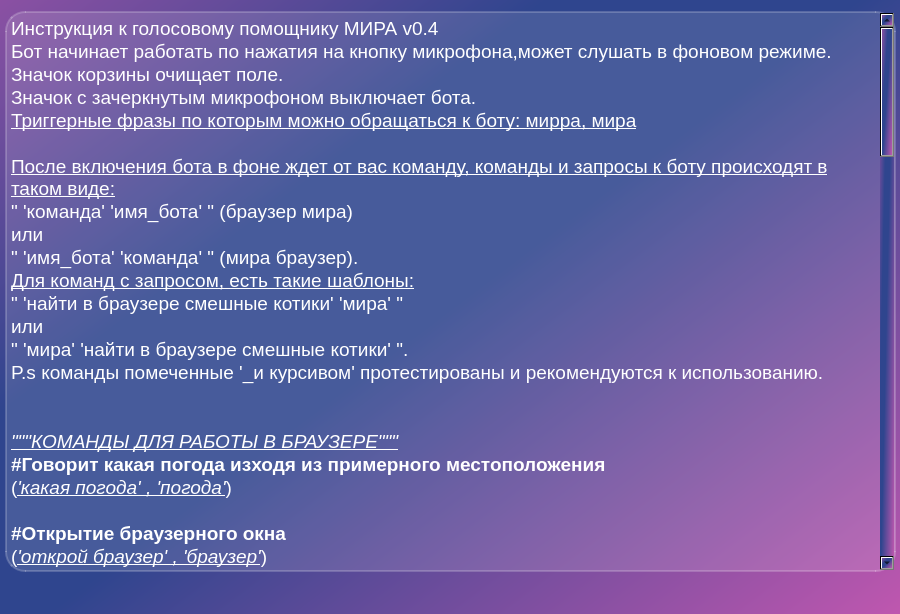
<?xml version="1.0" encoding="UTF-8"?>
<ui version="4.0">
 <class>Dialog</class>
 <widget class="QDialog" name="Dialog">
  <property name="geometry">
   <rect>
    <x>0</x>
    <y>0</y>
    <width>900</width>
    <height>614</height>
   </rect>
  </property>
  <property name="minimumSize">
   <size>
    <width>900</width>
    <height>614</height>
   </size>
  </property>
  <property name="maximumSize">
   <size>
    <width>900</width>
    <height>614</height>
   </size>
  </property>
  <property name="windowTitle">
   <string>Мира v0.4 Инструкция</string>
  </property>
  <property name="windowIcon">
   <iconset>
    <normaloff>:/icon/icons/radio_button_checked_FILL0_wght400_GRAD0_opsz48.png</normaloff>:/icon/icons/radio_button_checked_FILL0_wght400_GRAD0_opsz48.png</iconset>
  </property>
  <property name="styleSheet">
   <string notr="true">background-color:qlineargradient(spread:reflect, x1:0.380682, y1:0.443, x2:1, y2:1, stop:0.153409 rgba(47, 69, 142, 255), stop:1 rgba(191, 87, 175, 255));</string>
  </property>
  <widget class="QTextBrowser" name="info_textBrowser">
   <property name="geometry">
    <rect>
     <x>5</x>
     <y>11</y>
     <width>891</width>
     <height>561</height>
    </rect>
   </property>
   <property name="minimumSize">
    <size>
     <width>891</width>
     <height>561</height>
    </size>
   </property>
   <property name="maximumSize">
    <size>
     <width>891</width>
     <height>561</height>
    </size>
   </property>
   <property name="styleSheet">
    <string notr="true">QTextBrowser{
	background-color: rgba(255,255,255,30);
	border:2px solid rgba(255,255,255,50);
	font-size:14pt;
	border-radius: 20px;
	color:white;
}</string>
   </property>
   <property name="html">
    <string>&lt;!DOCTYPE HTML PUBLIC &quot;-//W3C//DTD HTML 4.0//EN&quot; &quot;http://www.w3.org/TR/REC-html40/strict.dtd&quot;&gt;
&lt;html&gt;&lt;head&gt;&lt;meta name=&quot;qrichtext&quot; content=&quot;1&quot; /&gt;&lt;meta charset=&quot;utf-8&quot; /&gt;&lt;style type=&quot;text/css&quot;&gt;
p, li { white-space: pre-wrap; }
hr { height: 1px; border-width: 0; }
li.unchecked::marker { content: &quot;\2610&quot;; }
li.checked::marker { content: &quot;\2612&quot;; }
&lt;/style&gt;&lt;/head&gt;&lt;body style=&quot; font-family:'Segoe UI'; font-size:14pt; font-weight:400; font-style:normal;&quot;&gt;
&lt;p style=&quot; margin-top:0px; margin-bottom:0px; margin-left:0px; margin-right:0px; -qt-block-indent:0; text-indent:0px;&quot;&gt;Инструкция к голосовому помощнику МИРА v0.4&lt;/p&gt;
&lt;p style=&quot; margin-top:0px; margin-bottom:0px; margin-left:0px; margin-right:0px; -qt-block-indent:0; text-indent:0px;&quot;&gt;Бот начинает работать по нажатия на кнопку микрофона,может слушать в фоновом режиме.&lt;/p&gt;
&lt;p style=&quot; margin-top:0px; margin-bottom:0px; margin-left:0px; margin-right:0px; -qt-block-indent:0; text-indent:0px;&quot;&gt;Значок корзины очищает поле.&lt;/p&gt;
&lt;p style=&quot; margin-top:0px; margin-bottom:0px; margin-left:0px; margin-right:0px; -qt-block-indent:0; text-indent:0px;&quot;&gt;Значок с зачеркнутым микрофоном выключает бота.&lt;/p&gt;
&lt;p style=&quot; margin-top:0px; margin-bottom:0px; margin-left:0px; margin-right:0px; -qt-block-indent:0; text-indent:0px;&quot;&gt;&lt;span style=&quot; text-decoration: underline;&quot;&gt;Триггерные фразы по которым можно обращаться к боту: мирра, мира&lt;/span&gt;&lt;/p&gt;
&lt;p style=&quot;-qt-paragraph-type:empty; margin-top:0px; margin-bottom:0px; margin-left:0px; margin-right:0px; -qt-block-indent:0; text-indent:0px;&quot;&gt;&lt;br /&gt;&lt;/p&gt;
&lt;p style=&quot; margin-top:0px; margin-bottom:0px; margin-left:0px; margin-right:0px; -qt-block-indent:0; text-indent:0px;&quot;&gt;&lt;span style=&quot; text-decoration: underline;&quot;&gt;После включения бота в фоне ждет от вас команду, команды и запросы к боту происходят в таком виде:&lt;/span&gt;&lt;/p&gt;
&lt;p style=&quot; margin-top:0px; margin-bottom:0px; margin-left:0px; margin-right:0px; -qt-block-indent:0; text-indent:0px;&quot;&gt;&amp;quot; 'команда' 'имя_бота' &amp;quot; (браузер мира)&lt;/p&gt;
&lt;p style=&quot; margin-top:0px; margin-bottom:0px; margin-left:0px; margin-right:0px; -qt-block-indent:0; text-indent:0px;&quot;&gt;или&lt;/p&gt;
&lt;p style=&quot; margin-top:0px; margin-bottom:0px; margin-left:0px; margin-right:0px; -qt-block-indent:0; text-indent:0px;&quot;&gt;&amp;quot; 'имя_бота' 'команда' &amp;quot; (мира браузер).&lt;/p&gt;
&lt;p style=&quot; margin-top:0px; margin-bottom:0px; margin-left:0px; margin-right:0px; -qt-block-indent:0; text-indent:0px;&quot;&gt;&lt;span style=&quot; text-decoration: underline;&quot;&gt;Для команд с запросом, есть такие шаблоны:&lt;/span&gt;&lt;/p&gt;
&lt;p style=&quot; margin-top:0px; margin-bottom:0px; margin-left:0px; margin-right:0px; -qt-block-indent:0; text-indent:0px;&quot;&gt;&amp;quot; 'найти в браузере смешные котики' 'мира' &amp;quot;&lt;/p&gt;
&lt;p style=&quot; margin-top:0px; margin-bottom:0px; margin-left:0px; margin-right:0px; -qt-block-indent:0; text-indent:0px;&quot;&gt;или&lt;/p&gt;
&lt;p style=&quot; margin-top:0px; margin-bottom:0px; margin-left:0px; margin-right:0px; -qt-block-indent:0; text-indent:0px;&quot;&gt;&amp;quot; 'мира' 'найти в браузере смешные котики' &amp;quot;.&lt;/p&gt;
&lt;p style=&quot; margin-top:0px; margin-bottom:0px; margin-left:0px; margin-right:0px; -qt-block-indent:0; text-indent:0px;&quot;&gt;P.s команды помеченные '_и курсивом' протестированы и рекомендуются к использованию.&lt;/p&gt;
&lt;p style=&quot;-qt-paragraph-type:empty; margin-top:0px; margin-bottom:0px; margin-left:0px; margin-right:0px; -qt-block-indent:0; text-indent:0px;&quot;&gt;&lt;br /&gt;&lt;/p&gt;
&lt;p style=&quot;-qt-paragraph-type:empty; margin-top:0px; margin-bottom:0px; margin-left:0px; margin-right:0px; -qt-block-indent:0; text-indent:0px;&quot;&gt;&lt;br /&gt;&lt;/p&gt;
&lt;p style=&quot; margin-top:0px; margin-bottom:0px; margin-left:0px; margin-right:0px; -qt-block-indent:0; text-indent:0px;&quot;&gt;&lt;span style=&quot; font-style:italic; text-decoration: underline;&quot;&gt;&amp;quot;&amp;quot;&amp;quot;КОМАНДЫ ДЛЯ РАБОТЫ В БРАУЗЕРЕ&amp;quot;&amp;quot;&amp;quot;&lt;/span&gt;&lt;/p&gt;
&lt;p style=&quot; margin-top:0px; margin-bottom:0px; margin-left:0px; margin-right:0px; -qt-block-indent:0; text-indent:0px;&quot;&gt;&lt;span style=&quot; font-weight:700;&quot;&gt;#Говорит какая погода изходя из примерного местоположения&lt;/span&gt;&lt;/p&gt;
&lt;p style=&quot; margin-top:0px; margin-bottom:0px; margin-left:0px; margin-right:0px; -qt-block-indent:0; text-indent:0px;&quot;&gt;(&lt;span style=&quot; font-style:italic; text-decoration: underline;&quot;&gt;'какая погода' , 'погода'&lt;/span&gt;)&lt;/p&gt;
&lt;p style=&quot;-qt-paragraph-type:empty; margin-top:0px; margin-bottom:0px; margin-left:0px; margin-right:0px; -qt-block-indent:0; text-indent:0px;&quot;&gt;&lt;br /&gt;&lt;/p&gt;
&lt;p style=&quot; margin-top:0px; margin-bottom:0px; margin-left:0px; margin-right:0px; -qt-block-indent:0; text-indent:0px;&quot;&gt;&lt;span style=&quot; font-weight:700;&quot;&gt;#Открытие браузерного окна&lt;/span&gt;&lt;/p&gt;
&lt;p style=&quot; margin-top:0px; margin-bottom:0px; margin-left:0px; margin-right:0px; -qt-block-indent:0; text-indent:0px;&quot;&gt;(&lt;span style=&quot; font-style:italic; text-decoration: underline;&quot;&gt;'открой браузер' , 'браузер'&lt;/span&gt;)&lt;/p&gt;
&lt;p style=&quot;-qt-paragraph-type:empty; margin-top:0px; margin-bottom:0px; margin-left:0px; margin-right:0px; -qt-block-indent:0; text-indent:0px;&quot;&gt;&lt;br /&gt;&lt;/p&gt;
&lt;p style=&quot; margin-top:0px; margin-bottom:0px; margin-left:0px; margin-right:0px; -qt-block-indent:0; text-indent:0px;&quot;&gt;&lt;span style=&quot; font-style:italic; text-decoration: underline;&quot;&gt;#Работа с вкладками и страницей&lt;/span&gt;&lt;/p&gt;
&lt;p style=&quot; margin-top:0px; margin-bottom:0px; margin-left:0px; margin-right:0px; -qt-block-indent:0; text-indent:0px;&quot;&gt;&lt;span style=&quot; font-weight:700;&quot;&gt;#Открытие новой вкладки&lt;/span&gt;&lt;/p&gt;
&lt;p style=&quot; margin-top:0px; margin-bottom:0px; margin-left:0px; margin-right:0px; -qt-block-indent:0; text-indent:0px;&quot;&gt;(&lt;span style=&quot; font-style:italic; text-decoration: underline;&quot;&gt;'новая вкладка'&lt;/span&gt;)&lt;/p&gt;
&lt;p style=&quot; margin-top:0px; margin-bottom:0px; margin-left:0px; margin-right:0px; -qt-block-indent:0; text-indent:0px;&quot;&gt;&lt;span style=&quot; font-weight:700;&quot;&gt;#Возвращает недавно закрытую вкладку&lt;/span&gt;&lt;/p&gt;
&lt;p style=&quot; margin-top:0px; margin-bottom:0px; margin-left:0px; margin-right:0px; -qt-block-indent:0; text-indent:0px;&quot;&gt;('верни' ,&lt;span style=&quot; font-style:italic; text-decoration: underline;&quot;&gt; 'верни вкладку'&lt;/span&gt;)&lt;/p&gt;
&lt;p style=&quot; margin-top:0px; margin-bottom:0px; margin-left:0px; margin-right:0px; -qt-block-indent:0; text-indent:0px;&quot;&gt;&lt;span style=&quot; font-weight:700;&quot;&gt;#Закрывает текущую вкладку&lt;/span&gt;&lt;/p&gt;
&lt;p style=&quot; margin-top:0px; margin-bottom:0px; margin-left:0px; margin-right:0px; -qt-block-indent:0; text-indent:0px;&quot;&gt;(&lt;span style=&quot; font-style:italic; text-decoration: underline;&quot;&gt;'закрой вкладку'&lt;/span&gt; , 'закрой')&lt;/p&gt;
&lt;p style=&quot; margin-top:0px; margin-bottom:0px; margin-left:0px; margin-right:0px; -qt-block-indent:0; text-indent:0px;&quot;&gt;&lt;span style=&quot; font-weight:700;&quot;&gt;#Включает печать страницы&lt;/span&gt;&lt;/p&gt;
&lt;p style=&quot; margin-top:0px; margin-bottom:0px; margin-left:0px; margin-right:0px; -qt-block-indent:0; text-indent:0px;&quot;&gt;('печать страницы' , &lt;span style=&quot; font-style:italic; text-decoration: underline;&quot;&gt;'печать'&lt;/span&gt;)'print_page принято',&lt;/p&gt;
&lt;p style=&quot; margin-top:0px; margin-bottom:0px; margin-left:0px; margin-right:0px; -qt-block-indent:0; text-indent:0px;&quot;&gt;&lt;span style=&quot; font-weight:700;&quot;&gt;#Возвращает на страницу назад&lt;/span&gt;&lt;/p&gt;
&lt;p style=&quot; margin-top:0px; margin-bottom:0px; margin-left:0px; margin-right:0px; -qt-block-indent:0; text-indent:0px;&quot;&gt;(&lt;span style=&quot; font-style:italic; text-decoration: underline;&quot;&gt;'прошлая вкладка'&lt;/span&gt;)&lt;/p&gt;
&lt;p style=&quot;-qt-paragraph-type:empty; margin-top:0px; margin-bottom:0px; margin-left:0px; margin-right:0px; -qt-block-indent:0; text-indent:0px;&quot;&gt;&lt;br /&gt;&lt;/p&gt;
&lt;p style=&quot; margin-top:0px; margin-bottom:0px; margin-left:0px; margin-right:0px; -qt-block-indent:0; text-indent:0px;&quot;&gt;&lt;span style=&quot; font-weight:700;&quot;&gt;#Поиск в браузере &lt;/span&gt;&lt;/p&gt;
&lt;p style=&quot; margin-top:0px; margin-bottom:0px; margin-left:0px; margin-right:0px; -qt-block-indent:0; text-indent:0px;&quot;&gt;(&lt;span style=&quot; font-style:italic; text-decoration: underline;&quot;&gt;'найти в браузере('что требуется найти'&lt;/span&gt;)','найди в браузере('что требуется найти')')&lt;/p&gt;
&lt;p style=&quot; margin-top:0px; margin-bottom:0px; margin-left:0px; margin-right:0px; -qt-block-indent:0; text-indent:0px;&quot;&gt;&lt;span style=&quot; font-style:italic; text-decoration: underline;&quot;&gt;Пример:&lt;/span&gt;&lt;span style=&quot; text-decoration: underline;&quot;&gt; 'мира найди в браузере смешные котики'&lt;/span&gt;&lt;/p&gt;
&lt;p style=&quot;-qt-paragraph-type:empty; margin-top:0px; margin-bottom:0px; margin-left:0px; margin-right:0px; -qt-block-indent:0; text-indent:0px;&quot;&gt;&lt;br /&gt;&lt;/p&gt;
&lt;p style=&quot; margin-top:0px; margin-bottom:0px; margin-left:0px; margin-right:0px; -qt-block-indent:0; text-indent:0px;&quot;&gt;&lt;span style=&quot; font-weight:700;&quot;&gt;#Поиск видео в ютюб &lt;/span&gt;&lt;/p&gt;
&lt;p style=&quot; margin-top:0px; margin-bottom:0px; margin-left:0px; margin-right:0px; -qt-block-indent:0; text-indent:0px;&quot;&gt;('найти в ютуб('что требуется найти')' ,&lt;span style=&quot; font-style:italic; text-decoration: underline;&quot;&gt; 'найди в ютубе('что требуется найти')&lt;/span&gt;')&lt;/p&gt;
&lt;p style=&quot; margin-top:0px; margin-bottom:0px; margin-left:0px; margin-right:0px; -qt-block-indent:0; text-indent:0px;&quot;&gt;&lt;span style=&quot; font-style:italic; text-decoration: underline;&quot;&gt;Пример:&lt;/span&gt; 'мира найди в ютубе бесконечность не предел'&lt;/p&gt;
&lt;p style=&quot;-qt-paragraph-type:empty; margin-top:0px; margin-bottom:0px; margin-left:0px; margin-right:0px; -qt-block-indent:0; text-indent:0px;&quot;&gt;&lt;br /&gt;&lt;/p&gt;
&lt;p style=&quot; margin-top:0px; margin-bottom:0px; margin-left:0px; margin-right:0px; -qt-block-indent:0; text-indent:0px;&quot;&gt;&lt;span style=&quot; font-style:italic; text-decoration: underline;&quot;&gt;#Управление плеером YouTube(важно находится на открой странице, с просматриваемым видео)&lt;/span&gt;&lt;/p&gt;
&lt;p style=&quot; margin-top:0px; margin-bottom:0px; margin-left:0px; margin-right:0px; -qt-block-indent:0; text-indent:0px;&quot;&gt;&lt;span style=&quot; font-weight:700;&quot;&gt;#Воспроизводит и останавливает видео&lt;/span&gt;&lt;/p&gt;
&lt;p style=&quot; margin-top:0px; margin-bottom:0px; margin-left:0px; margin-right:0px; -qt-block-indent:0; text-indent:0px;&quot;&gt;(&lt;span style=&quot; font-style:italic; text-decoration: underline;&quot;&gt;'пуск','стоп'&lt;/span&gt;)&lt;/p&gt;
&lt;p style=&quot; margin-top:0px; margin-bottom:0px; margin-left:0px; margin-right:0px; -qt-block-indent:0; text-indent:0px;&quot;&gt;&lt;span style=&quot; font-weight:700;&quot;&gt;#Включает/отключает полноэкранный режим&lt;/span&gt;&lt;/p&gt;
&lt;p style=&quot; margin-top:0px; margin-bottom:0px; margin-left:0px; margin-right:0px; -qt-block-indent:0; text-indent:0px;&quot;&gt;('полный экран' , &lt;span style=&quot; font-style:italic; text-decoration: underline;&quot;&gt;'экран'&lt;/span&gt;)&lt;/p&gt;
&lt;p style=&quot; margin-top:0px; margin-bottom:0px; margin-left:0px; margin-right:0px; -qt-block-indent:0; text-indent:0px;&quot;&gt;&lt;span style=&quot; font-weight:700;&quot;&gt;#Включает/отключает звук на плеере&lt;/span&gt;&lt;/p&gt;
&lt;p style=&quot; margin-top:0px; margin-bottom:0px; margin-left:0px; margin-right:0px; -qt-block-indent:0; text-indent:0px;&quot;&gt;(&lt;span style=&quot; font-style:italic; text-decoration: underline;&quot;&gt;'включи звук' , 'отключи звук'&lt;/span&gt;)&lt;/p&gt;
&lt;p style=&quot; margin-top:0px; margin-bottom:0px; margin-left:0px; margin-right:0px; -qt-block-indent:0; text-indent:0px;&quot;&gt;&lt;span style=&quot; font-weight:700;&quot;&gt;#10-ти секундная перемотка вперёд и назад&lt;/span&gt;&lt;/p&gt;
&lt;p style=&quot; margin-top:0px; margin-bottom:0px; margin-left:0px; margin-right:0px; -qt-block-indent:0; text-indent:0px;&quot;&gt;(&lt;span style=&quot; font-style:italic; text-decoration: underline;&quot;&gt;'перемотай вперёд'&lt;/span&gt; , 'перемотка вперёд')&lt;/p&gt;
&lt;p style=&quot; margin-top:0px; margin-bottom:0px; margin-left:0px; margin-right:0px; -qt-block-indent:0; text-indent:0px;&quot;&gt;(&lt;span style=&quot; font-style:italic; text-decoration: underline;&quot;&gt;'перемотай назад'&lt;/span&gt; , 'перемотка назад')&lt;/p&gt;
&lt;p style=&quot; margin-top:0px; margin-bottom:0px; margin-left:0px; margin-right:0px; -qt-block-indent:0; text-indent:0px;&quot;&gt;&lt;span style=&quot; font-weight:700;&quot;&gt;#Включает/отключает субтитры&lt;/span&gt;&lt;/p&gt;
&lt;p style=&quot; margin-top:0px; margin-bottom:0px; margin-left:0px; margin-right:0px; -qt-block-indent:0; text-indent:0px;&quot;&gt;(&lt;span style=&quot; font-style:italic; text-decoration: underline;&quot;&gt;'субтитры'&lt;/span&gt; , 'включи субтитры')&lt;/p&gt;
&lt;p style=&quot; margin-top:0px; margin-bottom:0px; margin-left:0px; margin-right:0px; -qt-block-indent:0; text-indent:0px;&quot;&gt;&lt;span style=&quot; font-weight:700;&quot;&gt;#Увеличивает/уменьшает скорость проигравывания видео&lt;/span&gt;&lt;/p&gt;
&lt;p style=&quot; margin-top:0px; margin-bottom:0px; margin-left:0px; margin-right:0px; -qt-block-indent:0; text-indent:0px;&quot;&gt;(&lt;span style=&quot; font-style:italic; text-decoration: underline;&quot;&gt;'увеличь скорость'&lt;/span&gt; , 'прибавь скорость' , 'увеличить скорость')&lt;/p&gt;
&lt;p style=&quot; margin-top:0px; margin-bottom:0px; margin-left:0px; margin-right:0px; -qt-block-indent:0; text-indent:0px;&quot;&gt;(&lt;span style=&quot; font-style:italic; text-decoration: underline;&quot;&gt;'уменьши скорость'&lt;/span&gt; , 'уменьшить скорость')&lt;/p&gt;
&lt;p style=&quot; margin-top:0px; margin-bottom:0px; margin-left:0px; margin-right:0px; -qt-block-indent:0; text-indent:0px;&quot;&gt;&lt;span style=&quot; font-weight:700;&quot;&gt;#Включает следующее видео рекомендованое от youtube&lt;/span&gt;&lt;/p&gt;
&lt;p style=&quot; margin-top:0px; margin-bottom:0px; margin-left:0px; margin-right:0px; -qt-block-indent:0; text-indent:0px;&quot;&gt;(&lt;span style=&quot; font-style:italic; text-decoration: underline;&quot;&gt;'следующие видео'&lt;/span&gt; , 'дальше')&lt;/p&gt;
&lt;p style=&quot; margin-top:0px; margin-bottom:0px; margin-left:0px; margin-right:0px; -qt-block-indent:0; text-indent:0px;&quot;&gt;&lt;span style=&quot; font-weight:700;&quot;&gt;#Перемативает видео на определенное кол-во %. (10-90)&lt;/span&gt;&lt;/p&gt;
&lt;p style=&quot; margin-top:0px; margin-bottom:0px; margin-left:0px; margin-right:0px; -qt-block-indent:0; text-indent:0px;&quot;&gt;('&lt;span style=&quot; font-style:italic; text-decoration: underline;&quot;&gt;время видео'&lt;/span&gt;)&lt;/p&gt;
&lt;p style=&quot; margin-top:0px; margin-bottom:0px; margin-left:0px; margin-right:0px; -qt-block-indent:0; text-indent:0px;&quot;&gt;&lt;span style=&quot; font-style:italic; text-decoration: underline;&quot;&gt;Пример: 'мира время видео двадцать процентов'&lt;/span&gt;&lt;/p&gt;
&lt;p style=&quot;-qt-paragraph-type:empty; margin-top:0px; margin-bottom:0px; margin-left:0px; margin-right:0px; -qt-block-indent:0; text-indent:0px; font-style:italic; text-decoration: underline;&quot;&gt;&lt;br /&gt;&lt;/p&gt;
&lt;p style=&quot; margin-top:0px; margin-bottom:0px; margin-left:0px; margin-right:0px; -qt-block-indent:0; text-indent:0px;&quot;&gt;&lt;span style=&quot; font-weight:700;&quot;&gt;#Имитирует левый клик мышкой&lt;/span&gt;&lt;/p&gt;
&lt;p style=&quot; margin-top:0px; margin-bottom:0px; margin-left:0px; margin-right:0px; -qt-block-indent:0; text-indent:0px;&quot;&gt;(&lt;span style=&quot; font-style:italic; text-decoration: underline;&quot;&gt;'нажми' , 'кликни'&lt;/span&gt;)&lt;/p&gt;
&lt;p style=&quot; margin-top:0px; margin-bottom:0px; margin-left:0px; margin-right:0px; -qt-block-indent:0; text-indent:0px;&quot;&gt;&lt;span style=&quot; font-weight:700;&quot;&gt;#Включает навигацию курсора мышки с помощью стрелочек&lt;/span&gt;&lt;/p&gt;
&lt;p style=&quot; margin-top:0px; margin-bottom:0px; margin-left:0px; margin-right:0px; -qt-block-indent:0; text-indent:0px;&quot;&gt;(&lt;span style=&quot; font-style:italic; text-decoration: underline;&quot;&gt;'включи управление курсором'&lt;/span&gt;)&lt;/p&gt;
&lt;p style=&quot;-qt-paragraph-type:empty; margin-top:0px; margin-bottom:0px; margin-left:0px; margin-right:0px; -qt-block-indent:0; text-indent:0px;&quot;&gt;&lt;br /&gt;&lt;/p&gt;
&lt;p style=&quot; margin-top:0px; margin-bottom:0px; margin-left:0px; margin-right:0px; -qt-block-indent:0; text-indent:0px;&quot;&gt;&lt;span style=&quot; font-weight:700;&quot;&gt;#Открывает меню для скриншота&lt;/span&gt;&lt;/p&gt;
&lt;p style=&quot; margin-top:0px; margin-bottom:0px; margin-left:0px; margin-right:0px; -qt-block-indent:0; text-indent:0px;&quot;&gt;(&lt;span style=&quot; font-style:italic; text-decoration: underline;&quot;&gt;'снимок' , 'снимок экрана'&lt;/span&gt;)&lt;/p&gt;
&lt;p style=&quot;-qt-paragraph-type:empty; margin-top:0px; margin-bottom:0px; margin-left:0px; margin-right:0px; -qt-block-indent:0; text-indent:0px;&quot;&gt;&lt;br /&gt;&lt;/p&gt;
&lt;p style=&quot; margin-top:0px; margin-bottom:0px; margin-left:0px; margin-right:0px; -qt-block-indent:0; text-indent:0px;&quot;&gt;#&lt;span style=&quot; font-weight:700;&quot;&gt;Имитирует нажатие клавиши Enter&lt;/span&gt;&lt;/p&gt;
&lt;p style=&quot; margin-top:0px; margin-bottom:0px; margin-left:0px; margin-right:0px; -qt-block-indent:0; text-indent:0px;&quot;&gt;(&lt;span style=&quot; font-style:italic; text-decoration: underline;&quot;&gt;'ввод' , 'подтверди'&lt;/span&gt;)&lt;/p&gt;
&lt;p style=&quot;-qt-paragraph-type:empty; margin-top:0px; margin-bottom:0px; margin-left:0px; margin-right:0px; -qt-block-indent:0; text-indent:0px;&quot;&gt;&lt;br /&gt;&lt;/p&gt;
&lt;p style=&quot; margin-top:0px; margin-bottom:0px; margin-left:0px; margin-right:0px; -qt-block-indent:0; text-indent:0px;&quot;&gt;&lt;span style=&quot; font-weight:700;&quot;&gt;#Включает поиск человека по ФИО или ФИ&lt;/span&gt;&lt;/p&gt;
&lt;p style=&quot; margin-top:0px; margin-bottom:0px; margin-left:0px; margin-right:0px; -qt-block-indent:0; text-indent:0px;&quot;&gt;(&lt;span style=&quot; font-style:italic; text-decoration: underline;&quot;&gt;'найти человека'&lt;/span&gt;)&lt;/p&gt;
&lt;p style=&quot; margin-top:0px; margin-bottom:0px; margin-left:0px; margin-right:0px; -qt-block-indent:0; text-indent:0px;&quot;&gt;&lt;span style=&quot; font-style:italic; text-decoration: underline;&quot;&gt;Пример:&lt;/span&gt; 'мира найти человека дмитрий козлов'&lt;/p&gt;
&lt;p style=&quot;-qt-paragraph-type:empty; margin-top:0px; margin-bottom:0px; margin-left:0px; margin-right:0px; -qt-block-indent:0; text-indent:0px;&quot;&gt;&lt;br /&gt;&lt;/p&gt;
&lt;p style=&quot; margin-top:0px; margin-bottom:0px; margin-left:0px; margin-right:0px; -qt-block-indent:0; text-indent:0px;&quot;&gt;&lt;span style=&quot; font-weight:700;&quot;&gt;#Переводит предложение с англ на рус и озвучивает его&lt;/span&gt;&lt;/p&gt;
&lt;p style=&quot; margin-top:0px; margin-bottom:0px; margin-left:0px; margin-right:0px; -qt-block-indent:0; text-indent:0px;&quot;&gt;(&lt;span style=&quot; font-style:italic; text-decoration: underline;&quot;&gt;'переведи'&lt;/span&gt; , 'перевод')&lt;/p&gt;
&lt;p style=&quot; margin-top:0px; margin-bottom:0px; margin-left:0px; margin-right:0px; -qt-block-indent:0; text-indent:0px;&quot;&gt;&lt;span style=&quot; font-style:italic; text-decoration: underline;&quot;&gt;Пример:&lt;/span&gt; 'мира переведи у нас украли яблоки'&lt;/p&gt;
&lt;p style=&quot;-qt-paragraph-type:empty; margin-top:0px; margin-bottom:0px; margin-left:0px; margin-right:0px; -qt-block-indent:0; text-indent:0px;&quot;&gt;&lt;br /&gt;&lt;/p&gt;
&lt;p style=&quot; margin-top:0px; margin-bottom:0px; margin-left:0px; margin-right:0px; -qt-block-indent:0; text-indent:0px;&quot;&gt;&lt;span style=&quot; font-weight:700;&quot;&gt;#Поиск в википедии что, кто?&lt;/span&gt;&lt;/p&gt;
&lt;p style=&quot; margin-top:0px; margin-bottom:0px; margin-left:0px; margin-right:0px; -qt-block-indent:0; text-indent:0px;&quot;&gt;(&lt;span style=&quot; font-style:italic; text-decoration: underline;&quot;&gt;'что такое' , 'кто такой' &lt;/span&gt;, 'что значит')&lt;/p&gt;
&lt;p style=&quot; margin-top:0px; margin-bottom:0px; margin-left:0px; margin-right:0px; -qt-block-indent:0; text-indent:0px;&quot;&gt;&lt;span style=&quot; font-style:italic; text-decoration: underline;&quot;&gt;Пример:&lt;/span&gt; 'мира что такое небо'&lt;/p&gt;
&lt;p style=&quot;-qt-paragraph-type:empty; margin-top:0px; margin-bottom:0px; margin-left:0px; margin-right:0px; -qt-block-indent:0; text-indent:0px;&quot;&gt;&lt;br /&gt;&lt;/p&gt;
&lt;p style=&quot; margin-top:0px; margin-bottom:0px; margin-left:0px; margin-right:0px; -qt-block-indent:0; text-indent:0px;&quot;&gt;&lt;span style=&quot; font-weight:700;&quot;&gt;#Включение музыки (Если не указать какую песню найти, включит на свой вкус)&lt;/span&gt;&lt;/p&gt;
&lt;p style=&quot; margin-top:0px; margin-bottom:0px; margin-left:0px; margin-right:0px; -qt-block-indent:0; text-indent:0px;&quot;&gt;(&lt;span style=&quot; font-style:italic; text-decoration: underline;&quot;&gt;'музыка' , 'включи музыку'&lt;/span&gt;)&lt;/p&gt;
&lt;p style=&quot; margin-top:0px; margin-bottom:0px; margin-left:0px; margin-right:0px; -qt-block-indent:0; text-indent:0px;&quot;&gt;&lt;span style=&quot; font-style:italic; text-decoration: underline;&quot;&gt;Пример:&lt;/span&gt; 'мира включи музыку кино группа крови' или 'мира музыка'(включит на свой вкус)&lt;/p&gt;
&lt;p style=&quot;-qt-paragraph-type:empty; margin-top:0px; margin-bottom:0px; margin-left:0px; margin-right:0px; -qt-block-indent:0; text-indent:0px;&quot;&gt;&lt;br /&gt;&lt;/p&gt;
&lt;p style=&quot; margin-top:0px; margin-bottom:0px; margin-left:0px; margin-right:0px; -qt-block-indent:0; text-indent:0px;&quot;&gt;&lt;span style=&quot; font-weight:700;&quot;&gt;#Открывает почту&lt;/span&gt;&lt;/p&gt;
&lt;p style=&quot; margin-top:0px; margin-bottom:0px; margin-left:0px; margin-right:0px; -qt-block-indent:0; text-indent:0px;&quot;&gt;('почта' , &lt;span style=&quot; font-style:italic; text-decoration: underline;&quot;&gt;'открой почту'&lt;/span&gt;)&lt;/p&gt;
&lt;p style=&quot;-qt-paragraph-type:empty; margin-top:0px; margin-bottom:0px; margin-left:0px; margin-right:0px; -qt-block-indent:0; text-indent:0px;&quot;&gt;&lt;br /&gt;&lt;/p&gt;
&lt;p style=&quot; margin-top:0px; margin-bottom:0px; margin-left:0px; margin-right:0px; -qt-block-indent:0; text-indent:0px;&quot;&gt;&lt;span style=&quot; font-weight:700;&quot;&gt;#Открытие окна для отправки сообщений на почте&lt;/span&gt;&lt;/p&gt;
&lt;p style=&quot; margin-top:0px; margin-bottom:0px; margin-left:0px; margin-right:0px; -qt-block-indent:0; text-indent:0px;&quot;&gt;('отправить письмо' , &lt;span style=&quot; font-style:italic; text-decoration: underline;&quot;&gt;'написать письмо'&lt;/span&gt;)&lt;/p&gt;
&lt;p style=&quot;-qt-paragraph-type:empty; margin-top:0px; margin-bottom:0px; margin-left:0px; margin-right:0px; -qt-block-indent:0; text-indent:0px;&quot;&gt;&lt;br /&gt;&lt;/p&gt;
&lt;p style=&quot; margin-top:0px; margin-bottom:0px; margin-left:0px; margin-right:0px; -qt-block-indent:0; text-indent:0px;&quot;&gt;&lt;span style=&quot; font-weight:700;&quot;&gt;#Открывает сайт с новостями из мира технологий из прочитывает заголовки&lt;/span&gt;&lt;/p&gt;
&lt;p style=&quot; margin-top:0px; margin-bottom:0px; margin-left:0px; margin-right:0px; -qt-block-indent:0; text-indent:0px;&quot;&gt;('новости' , &lt;span style=&quot; font-style:italic; text-decoration: underline;&quot;&gt;'открой новости'&lt;/span&gt;)&lt;/p&gt;
&lt;p style=&quot;-qt-paragraph-type:empty; margin-top:0px; margin-bottom:0px; margin-left:0px; margin-right:0px; -qt-block-indent:0; text-indent:0px;&quot;&gt;&lt;br /&gt;&lt;/p&gt;
&lt;p style=&quot; margin-top:0px; margin-bottom:0px; margin-left:0px; margin-right:0px; -qt-block-indent:0; text-indent:0px;&quot;&gt;&lt;span style=&quot; font-weight:700;&quot;&gt;#Включает сайт для выбора и просмотра фильмов из фильмотеки&lt;/span&gt;&lt;/p&gt;
&lt;p style=&quot; margin-top:0px; margin-bottom:0px; margin-left:0px; margin-right:0px; -qt-block-indent:0; text-indent:0px;&quot;&gt;(&lt;span style=&quot; font-style:italic; text-decoration: underline;&quot;&gt;'хочу посмотреть фильм'&lt;/span&gt;,'фильм')&lt;/p&gt;
&lt;p style=&quot;-qt-paragraph-type:empty; margin-top:0px; margin-bottom:0px; margin-left:0px; margin-right:0px; -qt-block-indent:0; text-indent:0px;&quot;&gt;&lt;br /&gt;&lt;/p&gt;
&lt;p style=&quot; margin-top:0px; margin-bottom:0px; margin-left:0px; margin-right:0px; -qt-block-indent:0; text-indent:0px;&quot;&gt;&lt;span style=&quot; font-weight:700;&quot;&gt;#Включает сайт для выбора и просмотра мультипликации из мультитеки&lt;/span&gt;&lt;/p&gt;
&lt;p style=&quot; margin-top:0px; margin-bottom:0px; margin-left:0px; margin-right:0px; -qt-block-indent:0; text-indent:0px;&quot;&gt;(&lt;span style=&quot; font-style:italic; text-decoration: underline;&quot;&gt;'мультик'&lt;/span&gt;,'включи мультик')&lt;/p&gt;
&lt;p style=&quot;-qt-paragraph-type:empty; margin-top:0px; margin-bottom:0px; margin-left:0px; margin-right:0px; -qt-block-indent:0; text-indent:0px;&quot;&gt;&lt;br /&gt;&lt;/p&gt;
&lt;p style=&quot; margin-top:0px; margin-bottom:0px; margin-left:0px; margin-right:0px; -qt-block-indent:0; text-indent:0px;&quot;&gt;&lt;span style=&quot; font-weight:700;&quot;&gt;#Поиск мест на карте&lt;/span&gt;&lt;/p&gt;
&lt;p style=&quot; margin-top:0px; margin-bottom:0px; margin-left:0px; margin-right:0px; -qt-block-indent:0; text-indent:0px;&quot;&gt;(&lt;span style=&quot; font-style:italic; text-decoration: underline;&quot;&gt;'найди на карте'&lt;/span&gt;)&lt;/p&gt;
&lt;p style=&quot; margin-top:0px; margin-bottom:0px; margin-left:0px; margin-right:0px; -qt-block-indent:0; text-indent:0px;&quot;&gt;&lt;span style=&quot; font-style:italic; text-decoration: underline;&quot;&gt;Пример:&lt;/span&gt; 'мира найди на карте рестораны в москве','мира найди на карте где можно погулять в самаре'&lt;/p&gt;
&lt;p style=&quot;-qt-paragraph-type:empty; margin-top:0px; margin-bottom:0px; margin-left:0px; margin-right:0px; -qt-block-indent:0; text-indent:0px;&quot;&gt;&lt;br /&gt;&lt;/p&gt;
&lt;p style=&quot; margin-top:0px; margin-bottom:0px; margin-left:0px; margin-right:0px; -qt-block-indent:0; text-indent:0px;&quot;&gt;&lt;span style=&quot; font-weight:700;&quot;&gt;#Открывает сайт с гостиницами&lt;/span&gt;&lt;/p&gt;
&lt;p style=&quot; margin-top:0px; margin-bottom:0px; margin-left:0px; margin-right:0px; -qt-block-indent:0; text-indent:0px;&quot;&gt;(&lt;span style=&quot; font-style:italic; text-decoration: underline;&quot;&gt;'гостиницы' &lt;/span&gt;, 'отели')&lt;/p&gt;
&lt;p style=&quot;-qt-paragraph-type:empty; margin-top:0px; margin-bottom:0px; margin-left:0px; margin-right:0px; -qt-block-indent:0; text-indent:0px;&quot;&gt;&lt;br /&gt;&lt;/p&gt;
&lt;p style=&quot; margin-top:0px; margin-bottom:0px; margin-left:0px; margin-right:0px; -qt-block-indent:0; text-indent:0px;&quot;&gt;&lt;span style=&quot; font-weight:700;&quot;&gt;#Скролит страницу вниз/вверх&lt;/span&gt;&lt;/p&gt;
&lt;p style=&quot; margin-top:0px; margin-bottom:0px; margin-left:0px; margin-right:0px; -qt-block-indent:0; text-indent:0px;&quot;&gt;('прокрутка вниз' , &lt;span style=&quot; font-style:italic; text-decoration: underline;&quot;&gt;'вниз'&lt;/span&gt;)&lt;/p&gt;
&lt;p style=&quot; margin-top:0px; margin-bottom:0px; margin-left:0px; margin-right:0px; -qt-block-indent:0; text-indent:0px;&quot;&gt;('прокрутка вверх' , &lt;span style=&quot; font-style:italic; text-decoration: underline;&quot;&gt;'вверх'&lt;/span&gt;)&lt;/p&gt;
&lt;p style=&quot;-qt-paragraph-type:empty; margin-top:0px; margin-bottom:0px; margin-left:0px; margin-right:0px; -qt-block-indent:0; text-indent:0px;&quot;&gt;&lt;br /&gt;&lt;/p&gt;
&lt;p style=&quot;-qt-paragraph-type:empty; margin-top:0px; margin-bottom:0px; margin-left:0px; margin-right:0px; -qt-block-indent:0; text-indent:0px;&quot;&gt;&lt;br /&gt;&lt;/p&gt;
&lt;p style=&quot;-qt-paragraph-type:empty; margin-top:0px; margin-bottom:0px; margin-left:0px; margin-right:0px; -qt-block-indent:0; text-indent:0px;&quot;&gt;&lt;br /&gt;&lt;/p&gt;
&lt;p style=&quot; margin-top:0px; margin-bottom:0px; margin-left:0px; margin-right:0px; -qt-block-indent:0; text-indent:0px;&quot;&gt;&lt;span style=&quot; font-style:italic; text-decoration: underline;&quot;&gt;&amp;quot;&amp;quot;&amp;quot;КОМАНДЫ СВЯЗАННЫЕ С РАБОТОЙ ОС&amp;quot;&amp;quot;&amp;quot;&lt;/span&gt;&lt;/p&gt;
&lt;p style=&quot; margin-top:0px; margin-bottom:0px; margin-left:0px; margin-right:0px; -qt-block-indent:0; text-indent:0px;&quot;&gt;&lt;span style=&quot; font-weight:700;&quot;&gt;#Открытие игр, пока открывает только стим по умолчанию&lt;/span&gt;&lt;/p&gt;
&lt;p style=&quot; margin-top:0px; margin-bottom:0px; margin-left:0px; margin-right:0px; -qt-block-indent:0; text-indent:0px;&quot;&gt;('игры'&lt;span style=&quot; font-style:italic; text-decoration: underline;&quot;&gt;,'библиотека игр'&lt;/span&gt;)&lt;/p&gt;
&lt;p style=&quot;-qt-paragraph-type:empty; margin-top:0px; margin-bottom:0px; margin-left:0px; margin-right:0px; -qt-block-indent:0; text-indent:0px;&quot;&gt;&lt;br /&gt;&lt;/p&gt;
&lt;p style=&quot; margin-top:0px; margin-bottom:0px; margin-left:0px; margin-right:0px; -qt-block-indent:0; text-indent:0px;&quot;&gt;&lt;span style=&quot; font-weight:700;&quot;&gt;#Открытие заранее записаных приложений&lt;/span&gt;&lt;/p&gt;
&lt;p style=&quot; margin-top:0px; margin-bottom:0px; margin-left:0px; margin-right:0px; -qt-block-indent:0; text-indent:0px;&quot;&gt;('запусти приложение' ,&lt;span style=&quot; font-style:italic; text-decoration: underline;&quot;&gt; 'запусти'&lt;/span&gt;)&lt;/p&gt;
&lt;p style=&quot; margin-top:0px; margin-bottom:0px; margin-left:0px; margin-right:0px; -qt-block-indent:0; text-indent:0px;&quot;&gt;&lt;span style=&quot; font-style:italic; text-decoration: underline;&quot;&gt;Пример:&lt;/span&gt; 'мира запусти телеграмм'&lt;/p&gt;
&lt;p style=&quot; margin-top:0px; margin-bottom:0px; margin-left:0px; margin-right:0px; -qt-block-indent:0; text-indent:0px;&quot;&gt;&lt;span style=&quot; text-decoration: underline;&quot;&gt;Список приложений на данный момент и их команд для вызова:&lt;/span&gt;&lt;/p&gt;
&lt;p style=&quot; margin-top:0px; margin-bottom:0px; margin-left:0px; margin-right:0px; -qt-block-indent:0; text-indent:0px;&quot;&gt;&lt;span style=&quot; text-decoration: underline;&quot;&gt;'команда':'название приложения',&lt;/span&gt;&lt;/p&gt;
&lt;p style=&quot; margin-top:0px; margin-bottom:0px; margin-left:0px; margin-right:0px; -qt-block-indent:0; text-indent:0px;&quot;&gt;'стим':'steam'&lt;/p&gt;
&lt;p style=&quot; margin-top:0px; margin-bottom:0px; margin-left:0px; margin-right:0px; -qt-block-indent:0; text-indent:0px;&quot;&gt;'дискорд':'Discord',&lt;/p&gt;
&lt;p style=&quot; margin-top:0px; margin-bottom:0px; margin-left:0px; margin-right:0px; -qt-block-indent:0; text-indent:0px;&quot;&gt;'телеграмм':'Telegram',&lt;/p&gt;
&lt;p style=&quot; margin-top:0px; margin-bottom:0px; margin-left:0px; margin-right:0px; -qt-block-indent:0; text-indent:0px;&quot;&gt;'телегу':'Telegram',&lt;/p&gt;
&lt;p style=&quot; margin-top:0px; margin-bottom:0px; margin-left:0px; margin-right:0px; -qt-block-indent:0; text-indent:0px;&quot;&gt;'калькулятор':&amp;quot;&amp;quot;,&lt;/p&gt;
&lt;p style=&quot; margin-top:0px; margin-bottom:0px; margin-left:0px; margin-right:0px; -qt-block-indent:0; text-indent:0px;&quot;&gt;'вконтакте':'',&lt;/p&gt;
&lt;p style=&quot; margin-top:0px; margin-bottom:0px; margin-left:0px; margin-right:0px; -qt-block-indent:0; text-indent:0px;&quot;&gt;'проводник':'',&lt;/p&gt;
&lt;p style=&quot; margin-top:0px; margin-bottom:0px; margin-left:0px; margin-right:0px; -qt-block-indent:0; text-indent:0px;&quot;&gt;'документ ворд':'WINWORD',&lt;/p&gt;
&lt;p style=&quot; margin-top:0px; margin-bottom:0px; margin-left:0px; margin-right:0px; -qt-block-indent:0; text-indent:0px;&quot;&gt;'документ':'WINWORD',&lt;/p&gt;
&lt;p style=&quot; margin-top:0px; margin-bottom:0px; margin-left:0px; margin-right:0px; -qt-block-indent:0; text-indent:0px;&quot;&gt;'презентацию':'POWERPNT',&lt;/p&gt;
&lt;p style=&quot; margin-top:0px; margin-bottom:0px; margin-left:0px; margin-right:0px; -qt-block-indent:0; text-indent:0px;&quot;&gt;'презентации':'POWERPNT',&lt;/p&gt;
&lt;p style=&quot; margin-top:0px; margin-bottom:0px; margin-left:0px; margin-right:0px; -qt-block-indent:0; text-indent:0px;&quot;&gt;'эксель':'EXCEL',&lt;/p&gt;
&lt;p style=&quot; margin-top:0px; margin-bottom:0px; margin-left:0px; margin-right:0px; -qt-block-indent:0; text-indent:0px;&quot;&gt;'таблицу':'EXCEL',&lt;/p&gt;
&lt;p style=&quot; margin-top:0px; margin-bottom:0px; margin-left:0px; margin-right:0px; -qt-block-indent:0; text-indent:0px;&quot;&gt;'таблицы':'EXCEL',&lt;/p&gt;
&lt;p style=&quot; margin-top:0px; margin-bottom:0px; margin-left:0px; margin-right:0px; -qt-block-indent:0; text-indent:0px;&quot;&gt;'антивирус':'Kaspersky 21.13',&lt;/p&gt;
&lt;p style=&quot; margin-top:0px; margin-bottom:0px; margin-left:0px; margin-right:0px; -qt-block-indent:0; text-indent:0px;&quot;&gt;'майкрософт код':'Microsoft VS Code',&lt;/p&gt;
&lt;p style=&quot; margin-top:0px; margin-bottom:0px; margin-left:0px; margin-right:0px; -qt-block-indent:0; text-indent:0px;&quot;&gt;'майкрософт студию':'Visual_Studio',&lt;/p&gt;
&lt;p style=&quot;-qt-paragraph-type:empty; margin-top:0px; margin-bottom:0px; margin-left:0px; margin-right:0px; -qt-block-indent:0; text-indent:0px;&quot;&gt;&lt;br /&gt;&lt;/p&gt;
&lt;p style=&quot; margin-top:0px; margin-bottom:0px; margin-left:0px; margin-right:0px; -qt-block-indent:0; text-indent:0px;&quot;&gt;&lt;span style=&quot; font-weight:700;&quot;&gt;#Открытие файла на выбраном диске,(только с ru названием)&lt;/span&gt;&lt;/p&gt;
&lt;p style=&quot; margin-top:0px; margin-bottom:0px; margin-left:0px; margin-right:0px; -qt-block-indent:0; text-indent:0px;&quot;&gt;(&lt;span style=&quot; font-style:italic; text-decoration: underline;&quot;&gt;'открой файл' &lt;/span&gt;, 'найти файл')&lt;/p&gt;
&lt;p style=&quot; margin-top:0px; margin-bottom:0px; margin-left:0px; margin-right:0px; -qt-block-indent:0; text-indent:0px;&quot;&gt;Пример: 'мира открой файл на диске ц курсовая работа фистиканова м а'&lt;/p&gt;
&lt;p style=&quot;-qt-paragraph-type:empty; margin-top:0px; margin-bottom:0px; margin-left:0px; margin-right:0px; -qt-block-indent:0; text-indent:0px;&quot;&gt;&lt;br /&gt;&lt;/p&gt;
&lt;p style=&quot; margin-top:0px; margin-bottom:0px; margin-left:0px; margin-right:0px; -qt-block-indent:0; text-indent:0px;&quot;&gt;&lt;span style=&quot; font-weight:700;&quot;&gt;#Отключение пк&lt;/span&gt;&lt;/p&gt;
&lt;p style=&quot; margin-top:0px; margin-bottom:0px; margin-left:0px; margin-right:0px; -qt-block-indent:0; text-indent:0px;&quot;&gt;(&lt;span style=&quot; font-style:italic; text-decoration: underline;&quot;&gt;'выключи компьютер'&lt;/span&gt;)&lt;/p&gt;
&lt;p style=&quot;-qt-paragraph-type:empty; margin-top:0px; margin-bottom:0px; margin-left:0px; margin-right:0px; -qt-block-indent:0; text-indent:0px;&quot;&gt;&lt;br /&gt;&lt;/p&gt;
&lt;p style=&quot; margin-top:0px; margin-bottom:0px; margin-left:0px; margin-right:0px; -qt-block-indent:0; text-indent:0px;&quot;&gt;&lt;span style=&quot; font-weight:700;&quot;&gt;#Блокирует пк&lt;/span&gt;&lt;/p&gt;
&lt;p style=&quot; margin-top:0px; margin-bottom:0px; margin-left:0px; margin-right:0px; -qt-block-indent:0; text-indent:0px;&quot;&gt;('выйди из системы' ,&lt;span style=&quot; font-style:italic; text-decoration: underline;&quot;&gt; 'защита'&lt;/span&gt;)&lt;/p&gt;
&lt;p style=&quot;-qt-paragraph-type:empty; margin-top:0px; margin-bottom:0px; margin-left:0px; margin-right:0px; -qt-block-indent:0; text-indent:0px;&quot;&gt;&lt;br /&gt;&lt;/p&gt;
&lt;p style=&quot; margin-top:0px; margin-bottom:0px; margin-left:0px; margin-right:0px; -qt-block-indent:0; text-indent:0px;&quot;&gt;&lt;span style=&quot; font-weight:700;&quot;&gt;#Выключение бота&lt;/span&gt;&lt;/p&gt;
&lt;p style=&quot; margin-top:0px; margin-bottom:0px; margin-left:0px; margin-right:0px; -qt-block-indent:0; text-indent:0px;&quot;&gt;('завершить работу',&lt;span style=&quot; font-style:italic; text-decoration: underline;&quot;&gt;'заверши работу'&lt;/span&gt;)&lt;/p&gt;
&lt;p style=&quot;-qt-paragraph-type:empty; margin-top:0px; margin-bottom:0px; margin-left:0px; margin-right:0px; -qt-block-indent:0; text-indent:0px;&quot;&gt;&lt;br /&gt;&lt;/p&gt;
&lt;p style=&quot; margin-top:0px; margin-bottom:0px; margin-left:0px; margin-right:0px; -qt-block-indent:0; text-indent:0px;&quot;&gt;&lt;span style=&quot; font-weight:700;&quot;&gt;#Перезапуск пк&lt;/span&gt;&lt;/p&gt;
&lt;p style=&quot; margin-top:0px; margin-bottom:0px; margin-left:0px; margin-right:0px; -qt-block-indent:0; text-indent:0px;&quot;&gt;('перезапусти компьютер' , &lt;span style=&quot; font-style:italic; text-decoration: underline;&quot;&gt;'перезапуск компьютера'&lt;/span&gt;)&lt;/p&gt;
&lt;p style=&quot;-qt-paragraph-type:empty; margin-top:0px; margin-bottom:0px; margin-left:0px; margin-right:0px; -qt-block-indent:0; text-indent:0px;&quot;&gt;&lt;br /&gt;&lt;/p&gt;
&lt;p style=&quot; margin-top:0px; margin-bottom:0px; margin-left:0px; margin-right:0px; -qt-block-indent:0; text-indent:0px;&quot;&gt;&lt;span style=&quot; font-weight:700;&quot;&gt;#Очитска корзины&lt;/span&gt;&lt;/p&gt;
&lt;p style=&quot; margin-top:0px; margin-bottom:0px; margin-left:0px; margin-right:0px; -qt-block-indent:0; text-indent:0px;&quot;&gt;('почисть корзину' , &lt;span style=&quot; font-style:italic; text-decoration: underline;&quot;&gt;'очистить корзину'&lt;/span&gt;)&lt;/p&gt;
&lt;p style=&quot;-qt-paragraph-type:empty; margin-top:0px; margin-bottom:0px; margin-left:0px; margin-right:0px; -qt-block-indent:0; text-indent:0px;&quot;&gt;&lt;br /&gt;&lt;/p&gt;
&lt;p style=&quot; margin-top:0px; margin-bottom:0px; margin-left:0px; margin-right:0px; -qt-block-indent:0; text-indent:0px;&quot;&gt;&lt;span style=&quot; font-weight:700;&quot;&gt;#Выводит информацию о системе&lt;/span&gt;&lt;/p&gt;
&lt;p style=&quot; margin-top:0px; margin-bottom:0px; margin-left:0px; margin-right:0px; -qt-block-indent:0; text-indent:0px;&quot;&gt;(&lt;span style=&quot; font-style:italic; text-decoration: underline;&quot;&gt;'покажи систему'&lt;/span&gt;,'система')&lt;/p&gt;
&lt;p style=&quot;-qt-paragraph-type:empty; margin-top:0px; margin-bottom:0px; margin-left:0px; margin-right:0px; -qt-block-indent:0; text-indent:0px;&quot;&gt;&lt;br /&gt;&lt;/p&gt;
&lt;p style=&quot; margin-top:0px; margin-bottom:0px; margin-left:0px; margin-right:0px; -qt-block-indent:0; text-indent:0px;&quot;&gt;&lt;span style=&quot; font-weight:700; font-style:italic; text-decoration: underline;&quot;&gt;#команды заглушки&lt;/span&gt;&lt;/p&gt;
&lt;p style=&quot; margin-top:0px; margin-bottom:0px; margin-left:0px; margin-right:0px; -qt-block-indent:0; text-indent:0px;&quot;&gt;'как у тебя дела'&lt;/p&gt;
&lt;p style=&quot; margin-top:0px; margin-bottom:0px; margin-left:0px; margin-right:0px; -qt-block-indent:0; text-indent:0px;&quot;&gt;'чем занимаешься'&lt;/p&gt;
&lt;p style=&quot; margin-top:0px; margin-bottom:0px; margin-left:0px; margin-right:0px; -qt-block-indent:0; text-indent:0px;&quot;&gt;'расскажи анекдот',&lt;/p&gt;
&lt;p style=&quot; margin-top:0px; margin-bottom:0px; margin-left:0px; margin-right:0px; -qt-block-indent:0; text-indent:0px;&quot;&gt;'ты тут'&lt;/p&gt;
&lt;p style=&quot; margin-top:0px; margin-bottom:0px; margin-left:0px; margin-right:0px; -qt-block-indent:0; text-indent:0px;&quot;&gt;'расскажи о себе'&lt;/p&gt;&lt;/body&gt;&lt;/html&gt;</string>
   </property>
  </widget>
 </widget>
 <resources/>
 <connections/>
</ui>
